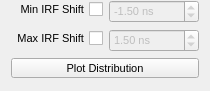
              <widget class="QWidget" name="pageIRFShiftDistribution">
               <property name="geometry">
                <rect>
                 <x>0</x>
                 <y>0</y>
                 <width>204</width>
                 <height>91</height>
                </rect>
               </property>
               <attribute name="icon">
                <iconset resource="../icons.qrc">
                 <normaloff>:/icons/icons/not-used.png</normaloff>:/icons/icons/not-used.png</iconset>
               </attribute>
               <attribute name="label">
                <string>IRF Shift Distribution</string>
               </attribute>
               <layout class="QVBoxLayout" name="verticalLayout_39">
                <property name="topMargin">
                 <number>0</number>
                </property>
                <item>
                 <layout class="QFormLayout" name="formLayout_7">
                  <property name="labelAlignment">
                   <set>Qt::AlignRight|Qt::AlignTrailing|Qt::AlignVCenter</set>
                  </property>
                  <item row="0" column="0">
                   <widget class="QCheckBox" name="chbFiltMinIRFShift">
                    <property name="font">
                     <font>
                      <pointsize>8</pointsize>
                      <weight>50</weight>
                      <bold>false</bold>
                     </font>
                    </property>
                    <property name="layoutDirection">
                     <enum>Qt::RightToLeft</enum>
                    </property>
                    <property name="text">
                     <string>Min IRF Shift</string>
                    </property>
                   </widget>
                  </item>
                  <item row="0" column="1">
                   <widget class="QDoubleSpinBox" name="dsbFiltMinIRFShift">
                    <property name="enabled">
                     <bool>false</bool>
                    </property>
                    <property name="sizePolicy">
                     <sizepolicy hsizetype="Minimum" vsizetype="Fixed">
                      <horstretch>0</horstretch>
                      <verstretch>0</verstretch>
                     </sizepolicy>
                    </property>
                    <property name="minimumSize">
                     <size>
                      <width>90</width>
                      <height>0</height>
                     </size>
                    </property>
                    <property name="maximumSize">
                     <size>
                      <width>90</width>
                      <height>16777215</height>
                     </size>
                    </property>
                    <property name="font">
                     <font>
                      <pointsize>8</pointsize>
                      <weight>50</weight>
                      <bold>false</bold>
                     </font>
                    </property>
                    <property name="suffix">
                     <string> ns</string>
                    </property>
                    <property name="minimum">
                     <double>-100.000000000000000</double>
                    </property>
                    <property name="maximum">
                     <double>100.000000000000000</double>
                    </property>
                    <property name="value">
                     <double>-1.500000000000000</double>
                    </property>
                   </widget>
                  </item>
                  <item row="1" column="0">
                   <widget class="QCheckBox" name="chbFiltMaxIRFShift">
                    <property name="font">
                     <font>
                      <pointsize>8</pointsize>
                      <weight>50</weight>
                      <bold>false</bold>
                     </font>
                    </property>
                    <property name="layoutDirection">
                     <enum>Qt::RightToLeft</enum>
                    </property>
                    <property name="text">
                     <string>Max IRF Shift</string>
                    </property>
                   </widget>
                  </item>
                  <item row="1" column="1">
                   <widget class="QDoubleSpinBox" name="dsbFiltMaxIRFShift">
                    <property name="enabled">
                     <bool>false</bool>
                    </property>
                    <property name="sizePolicy">
                     <sizepolicy hsizetype="Minimum" vsizetype="Fixed">
                      <horstretch>0</horstretch>
                      <verstretch>0</verstretch>
                     </sizepolicy>
                    </property>
                    <property name="minimumSize">
                     <size>
                      <width>90</width>
                      <height>0</height>
                     </size>
                    </property>
                    <property name="maximumSize">
                     <size>
                      <width>90</width>
                      <height>16777215</height>
                     </size>
                    </property>
                    <property name="font">
                     <font>
                      <pointsize>8</pointsize>
                      <weight>50</weight>
                      <bold>false</bold>
                     </font>
                    </property>
                    <property name="suffix">
                     <string> ns</string>
                    </property>
                    <property name="minimum">
                     <double>-100.000000000000000</double>
                    </property>
                    <property name="maximum">
                     <double>100.000000000000000</double>
                    </property>
                    <property name="value">
                     <double>1.500000000000000</double>
                    </property>
                   </widget>
                  </item>
                 </layout>
                </item>
                <item>
                 <layout class="QHBoxLayout" name="horizontalLayout_18">
                  <item>
                   <spacer name="horizontalSpacer_38">
                    <property name="orientation">
                     <enum>Qt::Horizontal</enum>
                    </property>
                    <property name="sizeType">
                     <enum>QSizePolicy::Preferred</enum>
                    </property>
                    <property name="sizeHint" stdset="0">
                     <size>
                      <width>0</width>
                      <height>20</height>
                     </size>
                    </property>
                   </spacer>
                  </item>
                  <item>
                   <widget class="QPushButton" name="btnFiltIRFShiftDistribution">
                    <property name="sizePolicy">
                     <sizepolicy hsizetype="Preferred" vsizetype="Minimum">
                      <horstretch>0</horstretch>
                      <verstretch>0</verstretch>
                     </sizepolicy>
                    </property>
                    <property name="minimumSize">
                     <size>
                      <width>80</width>
                      <height>20</height>
                     </size>
                    </property>
                    <property name="maximumSize">
                     <size>
                      <width>16777215</width>
                      <height>20</height>
                     </size>
                    </property>
                    <property name="font">
                     <font>
                      <pointsize>8</pointsize>
                      <weight>50</weight>
                      <bold>false</bold>
                     </font>
                    </property>
                    <property name="focusPolicy">
                     <enum>Qt::NoFocus</enum>
                    </property>
                    <property name="text">
                     <string>Plot Distribution</string>
                    </property>
                    <property name="iconSize">
                     <size>
                      <width>25</width>
                      <height>25</height>
                     </size>
                    </property>
                   </widget>
                  </item>
                  <item>
                   <spacer name="horizontalSpacer_39">
                    <property name="orientation">
                     <enum>Qt::Horizontal</enum>
                    </property>
                    <property name="sizeType">
                     <enum>QSizePolicy::Preferred</enum>
                    </property>
                    <property name="sizeHint" stdset="0">
                     <size>
                      <width>0</width>
                      <height>20</height>
                     </size>
                    </property>
                   </spacer>
                  </item>
                 </layout>
                </item>
                <item>
                 <spacer name="verticalSpacer_18">
                  <property name="orientation">
                   <enum>Qt::Vertical</enum>
                  </property>
                  <property name="sizeHint" stdset="0">
                   <size>
                    <width>20</width>
                    <height>40</height>
                   </size>
                  </property>
                 </spacer>
                </item>
               </layout>
              </widget>
